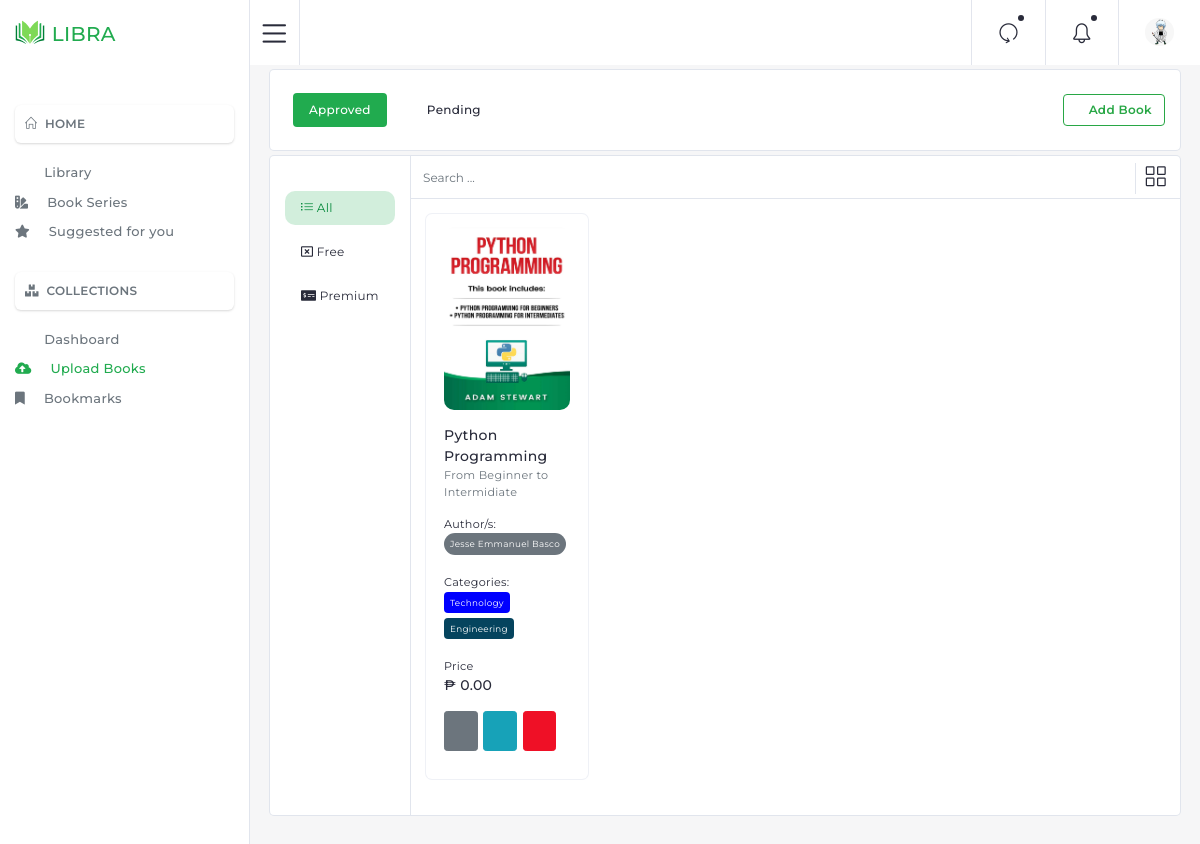
Screenshot of /app/author/uploadview.php (signed in) with the database file from the repository.
### tables this page shows
CREATE TABLE `tblauthor` (
  `authorID` int(11) NOT NULL,
  `profile_ID` int(10) NOT NULL,
  `field_of_interest` varchar(255) NOT NULL
);

CREATE TABLE `tblbooks` (
  `bookID` int(10) NOT NULL,
  `bookTitle` varchar(50) NOT NULL,
  `bookDesc` varchar(50) NOT NULL,
  `bookCover` varchar(50) NOT NULL,
  `bookPdf` varchar(255) NOT NULL,
  `bookType` int(10) NOT NULL,
  `bookPrice` float NOT NULL,
  `bookOverview` text NOT NULL,
  `bookStatus` int(11) NOT NULL,
  `upload_timestamp` timestamp NOT NULL DEFAULT current_timestamp() ON UPDATE current_timestamp()
);

CREATE TABLE `tblbook_author` (
  `book_authorID` int(11) NOT NULL,
  `authorID` int(11) NOT NULL,
  `bookID` int(10) NOT NULL
);

CREATE TABLE `tblprofile` (
  `profile_ID` int(10) NOT NULL,
  `accountID` int(10) NOT NULL,
  `firstName` varchar(255) NOT NULL,
  `lastName` varchar(255) NOT NULL,
  `contactInfo` varchar(50) NOT NULL,
  `emailAddress` varchar(255) NOT NULL,
  `profileImage` varchar(255) NOT NULL,
  `created_at` timestamp NOT NULL DEFAULT current_timestamp() ON UPDATE current_timestamp()
);

CREATE TABLE `tblbook_categories` (
  `book_categoryID` int(11) NOT NULL,
  `bookID` int(11) NOT NULL,
  `categoryID` int(11) NOT NULL
);

CREATE TABLE `tblcategories` (
  `categoryID` int(10) NOT NULL,
  `categoryName` varchar(50) NOT NULL,
  `categoryThemeColor` varchar(50) NOT NULL
);

### app/author/uploadview.php (the view, shortened to what this page needs)
<?php include($_SERVER['DOCUMENT_ROOT'].'/AppLibra/app/author/template/head.php') ?>
<?php include($_SERVER['DOCUMENT_ROOT'].'/AppLibra/app/author/template/sidebar.php') ?>
<?php
include($_SERVER['DOCUMENT_ROOT'].'/AppLibra/functions/conn.php');
$authID = $_SESSION['authorID'];
$approved_books_query="SELECT tblauthor.authorID AS author_ID, tblbooks.bookID AS book_ID, tblbooks.bookTitle AS title,
                        tblbooks.bookDesc AS book_description, tblbooks.bookCover AS cover, tblbooks.bookType AS book_type,
                        tblbooks.bookStatus AS book_status, tblbooks.bookPrice AS book_price, tblbooks.upload_timestamp AS book_timestamp
                        FROM (tblbook_author INNER JOIN tblauthor ON tblbook_author.authorID = tblauthor.authorID)
                        INNER JOIN tblbooks ON tblbook_author.bookID = tblbooks.bookID
                        WHERE (((tblauthor.authorID)='$authID') AND ((tblbooks.bookStatus)=1))";
$approved_books_result=mysqli_query($mysqli, $approved_books_query);
?>
<main>
    <div class="row mx-1 pt-1">
        <div class="col-md-12">
            <div class="card">
                <div class="card-body d-md-flex text-center">
                    <ul class="nav nav-pills d-md-flex m-0 pl-0 list-unstyled">
                        <li class="nav-item pill py-1 px-2 mr-md-2 text-center my-1">
                            <a class="nav-link body-color mb-0 fs-5 active" data-toggle="tab" href="#Approved"> Approved
                            </a>
                        </li>
                        <li class="nav-item pill py-1 px-2 mr-md-2 text-center my-1">
                            <a class="nav-link body-color mb-0 fs-5" data-toggle="tab" href="#Pending"> Pending </a>
                        </li>
                    </ul>
                    <a href="<?php $_SERVER['HTTP_HOST']; ?>/AppLibra/app/author/addbook.php"
                        class="btn btn-outline-success font-w-600 my-auto text-nowrap ml-auto">
                        <i class="icofont-book-alt">
                        </i> Add Book
                    </a>
                </div>
            </div>
            <div class="tab-content" id="myTabContent">
                <div class="tab-pane fade show active" id="Approved" role="tabpanel" aria-labelledby="Description">
                    <div class="row">
                        <div class="col-12 col-lg-2 mt-1 todo-menu-bar flip-menu pr-lg-0">
                            <div class="card border h-100 contact-menu-section">
                                <ul class="nav flex-column contact-menu">
                                    <li class="nav-item">
                                        <a class="nav-link active" href="#" data-contacttype="contact">
                                            <i class="icon-list"></i> All
                                        </a>
                                    </li>
                                    <li class="nav-item">
                                        <a class="nav-link" href="#" data-contacttype="0">
                                            <i class="far fa-window-close"></i> Free
                                        </a>
                                    </li>
                                    <li class="nav-item">
                                        <a class="nav-link" href="#" data-contacttype="1">
                                            <i class="fas fa-money-check-alt"></i> Premium
                                        </a>
                                    </li>
                                </ul>
                            </div>
                        </div>
                        <div class="col-12 col-lg-10 mt-1 pl-lg-0">
                            <div class="card border h-100 contact-list-section">
                                <div class="card-header border-bottom p-1 d-flex">
                                    <input type="text" class="form-control border-0 p-2 w-100 h-100 contact-search"
                                        placeholder="Search ...">
                                    <a href="#" class="grid-style search-bar-menu"><i class="icon-grid"></i></a>
                                </div>
                                <div class="card-body p-0 overflow-auto" style="height:70vh !important;">
                                    <div class="contacts grid">
                                        <?php while($rows=mysqli_fetch_assoc($approved_books_result)) { ?>
                                        <div class="contact <?php echo $rows['book_type'] ?>">
                                            <div class="contact-content">
                                                <div class="contact-profile">
                                                    <img src="<?php $_SERVER['HTTP_HOST']; ?>/AppLibra/uploads/images/<?php echo $rows['cover']; ?>"
                                                        alt="avatar" class="user-image img-fluid">
                                                    <div class="contact-info">
                                                        <p class="contact-name mb-0"><?php echo $rows['title'] ?></p>
                                                        <p
                                                            class="contact-position mb-0 small text-muted">
                                                            <?php echo $rows['book_description'] ?></p>
                                                    </div>
                                                </div>
                                                <div class="contact-email">
                                                    <p class="mb-0 small">Author/s: </p>
                                                    <p class="user-email">
                                                        <?php
                                                        $bookID = $rows['book_ID'];
                                                        $authors = "SELECT tblbook_author.book_authorID, tblbooks.bookID, tblauthor.authorID,
                                                            tblprofile.firstName AS fname, tblprofile.lastName AS lname, tblauthor.profile_ID
                                                            FROM ((tblbook_author INNER JOIN tblbooks ON tblbook_author.bookID = tblbooks.bookID) INNER JOIN
                                                            tblauthor ON tblbook_author.authorID = tblauthor.authorID) INNER JOIN tblprofile ON
                                                            tblauthor.profile_ID = tblprofile.profile_ID
                                                            WHERE (((tblbooks.bookID)='$bookID'))";
                                                            $authors_result = mysqli_query($mysqli, $authors);
                                                        ?>
                                                        <?php while($authors_rows=mysqli_fetch_assoc($authors_result)) { ?>
                                                        <span
                                                            class="badge badge-pill badge-secondary mb-1"><small><?php echo $authors_rows['fname']." ".$authors_rows['lname']; ?></small></span><br />
                                                        <?php } ?>
                                                    </p>
                                                </div>
                                                <div class="contact-location">
                                                    <p class="mb-0 small">Categories: </p>
                                                    <p class="user-location">
                                                        <?php
                                                            $bookID = $rows['book_ID'];
                                                            $categories = "SELECT tblbook_categories.book_categoryID, tblbooks.bookID,
                                                            tblcategories.categoryID, tblcategories.categoryName AS categoryName,
                                                            tblcategories.categoryThemeColor FROM (tblbook_categories INNER JOIN tblbooks ON tblbook_categories.bookID =
                                                            tblbooks.bookID)
                                                            INNER JOIN tblcategories ON tblbook_categories.categoryID =
                                                            tblcategories.categoryID
                                                            WHERE (((tblbooks.bookID)='$bookID'))";
                                                            $categories_result = mysqli_query($mysqli, $categories);
                                                        ?>
                                                        <?php while($categories_rows=mysqli_fetch_assoc($categories_result)) { ?>
                                                        <span class="badge badge badge-success mb-1"
                                                            style="background:<?php echo $categories_rows['categoryThemeColor'] ?>!important;"><small><?php echo $categories_rows['categoryName']; ?></small>
                                                        </span>
                                                        <?php } ?>
                                                    </p>
                                                </div>
                                                <div class="contact-phone">
                                                    <p class="mb-0 small">Price</p>
                                                    <p class="user-phone">₱
                                                        <?php echo $rows['book_price'].'.00' ?>
                                                    </p>
                                                </div>
                                                <div class="line-h-1 h5">
                                                    <a href="">
                                                        <button type="button" class="btn btn-sm btn-secondary"
                                                            data-toggle="tooltip" data-placement="bottom"
                                                            title="Re-upload pdf">
                                                            <i class="icofont-upload"></i>
                                                        </button>
                                                    </a>
                                                    <a href="editApprovedBook.php?bookID=<?php echo $rows['book_ID'] ?>">
                                                        <button type="button" class="btn btn-sm btn-info"
                                                            data-toggle="tooltip" data-placement="bottom"
                                                            title="Edit Book Summary">
                                                            <i class="icofont-ui-edit"></i>
                                                        </button>
                                                    </a>
                                                    <a href="">
                                                        <button type="button" class="btn btn-sm btn-danger"
                                                            data-toggle="tooltip" data-placement="bottom"
                                                            title="Delete this book">
                                                            <i class="icofont-trash"></i>
                                                        </button>
                                                    </a>
                                                </div>
                                            </div>
                                        </div>
                                        <?php } ?>
                                    </div>
                                </div>
                            </div>
                        </div>
                    </div>
                </div>
            </div>
        </div>
    </div>
</main>
<?php include($_SERVER['DOCUMENT_ROOT'].'/AppLibra/app/author/template/footer.php') ?>

### rows the page displays
tblauthor: tblbooks.bookCover (picture), tblbooks.bookTitle "Python Programming", tblbooks.bookDesc "From Beginner to Intermidiate", tblbooks.bookPrice "0"
tblbook_author: tblprofile.firstName "Jesse Emmanuel", tblprofile.lastName "Basco"
tblbook_categories: categoryID.categoryName "Technology"
tblbook_categories: categoryID.categoryName "Engineering"
